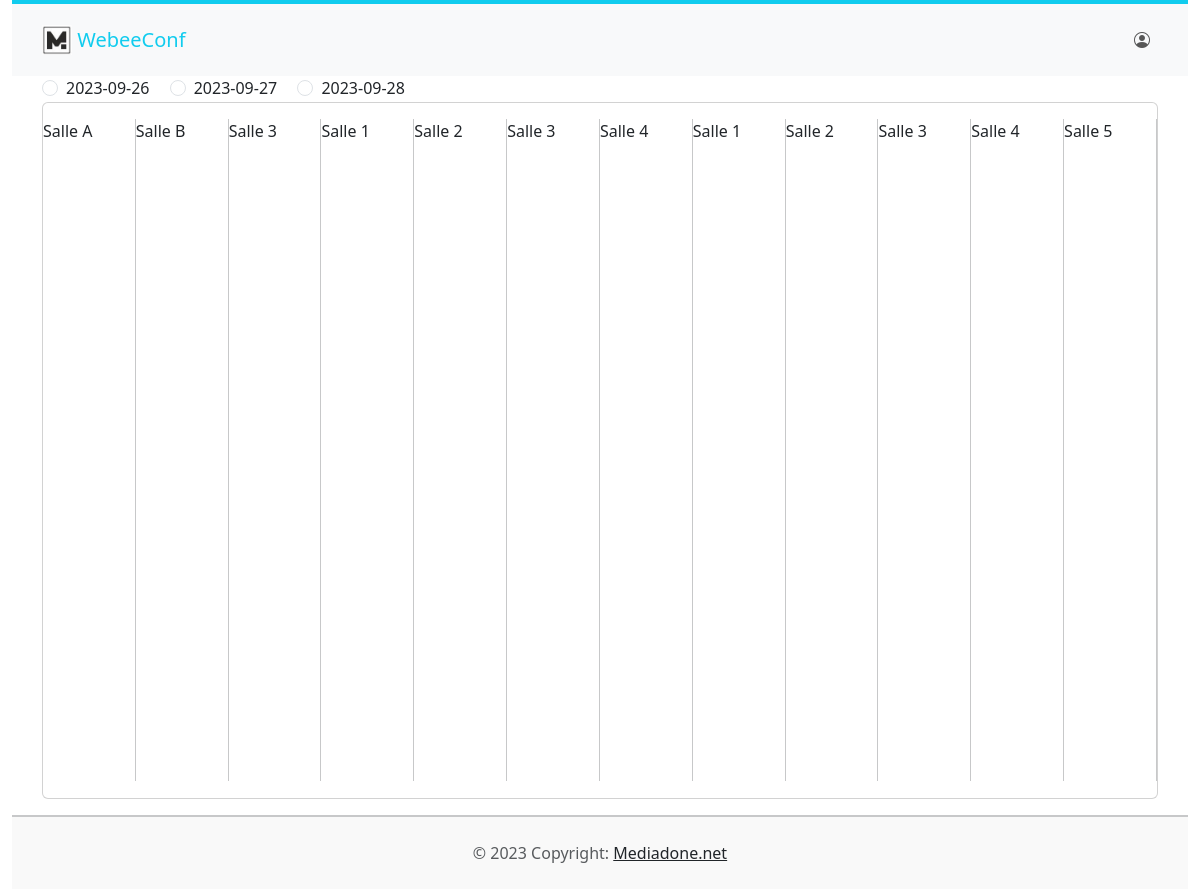
/plan/, run on the app's committed database.
### planning/models.py (models this page shows, shortened)
class Day(models.Model):
    congress = models.ForeignKey(Congress, related_name="confs_days", on_delete=models.CASCADE)
    date = models.CharField( max_length=24) #primary_key=True

class Room(models.Model):
	congress = models.ForeignKey(Congress, related_name="event_conf_name", on_delete=models.CASCADE)
	ip_server = models.CharField(max_length=40,default='')
	name = models.CharField(max_length=250)
	number = models.SmallIntegerField(default=1)  # numero de la salle pour cle du live
	inprogress = models.CharField(max_length=250, blank=True) # titre presentation en cours dans l'attente
	def __str__(self):
		return self.name

### planning/views.py (the view)
# urls.py: path('plan/', show_plan, name="show_plan"),
def show_plan(request):
    if request.method == 'POST' and request.headers.get('x-requested-with') == 'XMLHttpRequest':
        date = request.POST.get('date')
        day = get_object_or_404(Day, date=date)
        sessions = Session.objects.filter(date=day).order_by('time_start')
        session_data = {}
        start_times = {}
        end_times = {}
        print()
        minheure = "07:00:00"
        maxheure = "21:00:00"
        print("---------------Horraire de base-------------------")
        print(minheure)
        print(maxheure)
        for session in sessions:
            room_name = session.room.name
            session_title = session.title
            session_starttime = session.time_start.strftime('%H:%M:%S')
            session_endtime = session.time_end.strftime('%H:%M:%S')
            print("---------------Session start et end-------------------")
            print(session_starttime)
            print(session_endtime)
            if session_starttime < minheure:
                minheure = session_starttime
            if session_endtime > maxheure:
                maxheure = session_starttime
            print("---------------Horraire min et max-------------------")
            print(minheure)
            print(maxheure)
            if room_name in session_data:
                session_data[room_name].append(session_title)
                start_times[room_name].append(session_starttime)
                end_times[room_name].append(session_endtime)
            else:
                session_data[room_name] = [session_title]
                start_times[room_name] = [session_starttime]
                end_times[room_name] = [session_endtime]
        data = {
            'sessions': session_data,
            'start_times': start_times,
            'end_times': end_times,
            'min_heure': minheure,
            'max_heure': maxheure
        }
        return JsonResponse(data)
    else:
        congress = Congress.objects.get(id=congres_id)
        days = Day.objects.filter(congress__pk=congress.pk)
        rooms = Room.objects.all()
        print("coucou2")
        context = {'congress': congress, 'days': days, 'rooms': rooms}
        return render(request, 'Planning/show.html', context)

### planning/templates/planning/show.html (shortened to what this page needs)
{% extends 'Planning/base.html' %}
{% load static %}
{% block body %}
<div class="container-fluid  p-0">
    <div class="row g-2">
        <div class="col-md-12">
            {% for day in days %}
                <div class="form-check form-check-inline">
                    <input class="form-check-input" type="radio" name="radio_dates" id="radio_dates" value="{{ day.date }}">
                    <label class="form-check-label" for="inlineRadio1">{{ day.date }}</label>
                </div>
            {% endfor %}
            <div class="card">
                <div class="card-body" data-mdb-perfect-scrollbar="true"
                    style="padding-right:0; padding-left:0; height:695px; overflow-y: scroll;">
                    <div class="list-group planning-area">
                        <div class="ligne_planning">
                            {% for room in rooms %}
                            <div class="colonne_planning" id="room-{{ room.id }}">
                                <div class="text_room_planning">
                                    <p>{{ room }}</p>
                                </div>
                            </div>
                            {% endfor %}
                        </div>
                    </div>
                </div>
            </div>
        </div>
    </div>
</div>
{% endblock %}

### planning/templates/planning/base.html
{% extends 'layouts/base.html' %}
{% block content %}
	{% block body %} {% endblock %}
{% endblock %}

### templates/layouts/base.html (shortened to what this page needs)
{% load static %}
<!DOCTYPE html>
<html>
<head>
    {% load django_bootstrap5 %}
    {% bootstrap_css %}
    <link rel="stylesheet" type="text/css" href="{% static 'css/styles.css' %}">
    <link href="https://unpkg.com/video.js/dist/video-js.css" rel="stylesheet">
    <link rel="stylesheet" href="https://cdn.jsdelivr.net/npm/bootstrap-icons@1.7.2/font/bootstrap-icons.css">
</head>
<body>
    {% include "layouts/_nav.html" %}
      <div class="container containerp">
        {% block content%} {% endblock %}
      </div>
        {% include "layouts/_footer.html" %}
</body>
</html>

### templates/layouts/_nav.html (shortened to what this page needs)
<div class="container-fluid">
<nav class="navbar navbar-expand-lg navbar-light bg-light navbar2">
  <div class="container">
    <a class="navbar-brand navbar3"  href="{% url 'planning:home' %}">
    <img src="/media/images/logo.jpg" width="30" height="30" class="d-inline-block align-top" alt="">
    WebeeConf
  </a>
    <div class="collapse navbar-collapse" id="navbarTogglerDemo03">
    <div class="d-flex align-items-center">
        <ul class="navbar-nav me-auto mb-2 mb-lg-0">
          {% if user.is_authenticated %}
            <li class="nav-item">
              <a class="nav-link " href="#"   role="button" > {{user.username}} ( {{ request.session.congres_name }} ) <i class="bi bi-person-x-fill"></i>
              </a>
            </li>
          {% else %}
          <li class="nav-item">
            <a class="nav-link " href="#"  role="button" > <i class="bi bi-person-circle"> </i>
            </a>
          </li>
          {% endif %}
        </ul>
      </div>
    </div>
  </div>
</nav>
</div>

### templates/layouts/_footer.html
<div class="container-fluid">
<hr class="divider-b" />
<footer class="text-center text-lg-start bg-white text-muted">
    <div class="text-center p-4" style="background-color: rgba(0, 0, 0, 0.025);">
    © 2023 Copyright:
    <a class="text-dark" href="https://www.mediadone.net/">Mediadone.net</a>
  </div>
</footer>
</div>

### static/css/styles.css (style rules this page uses)
.navbar2 { background-color: #000; border-top: 4px solid #1ce; padding: 1em 0; }
.navbar3 { color: #1ce; }
.containerp { min-height:600px; }
.list-group { width: 100%; height: 100%; }
hr.divider-b { margin-bottom: 0em; border-width: 2px; }
.ligne_planning { display: flex; }
.colonne_planning { display: flex; width: 20%; justify-content: space-between; }
.text_room_planning { width: 100%; justify-content: center; }

### data on the page
Day: date "2023-09-26"
Day: date "2023-09-27"
Day: date "2023-09-28"
Room: name "Salle A"
Room: name "Salle B"
Room: name "Salle 3"
Room: name "Salle 1"
Room: name "Salle 2"
Room: name "Salle 3"
Room: name "Salle 4"
Room: name "Salle 1"
Room: name "Salle 2"
Room: name "Salle 3"
Room: name "Salle 4"
Room: name "Salle 5"
